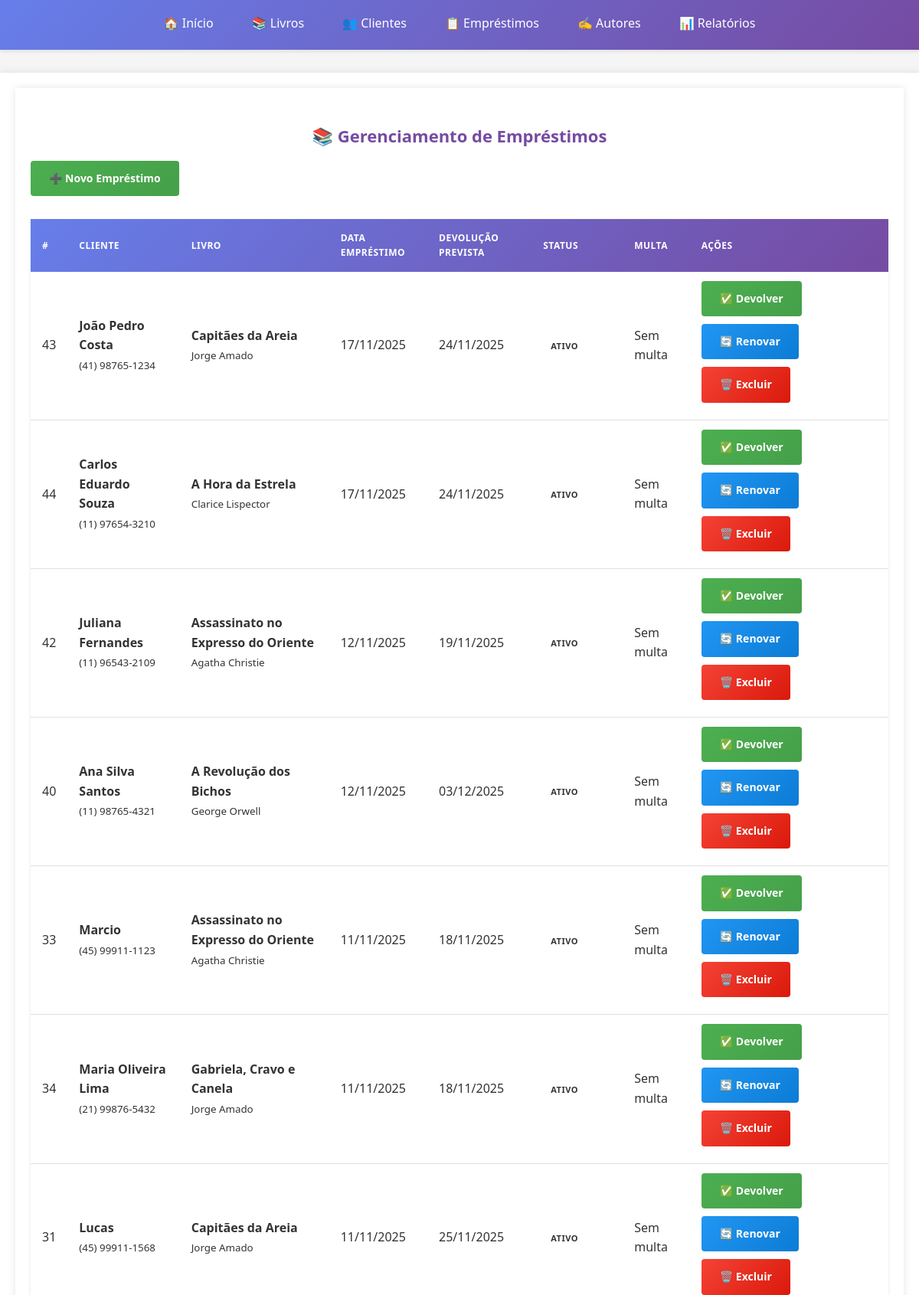
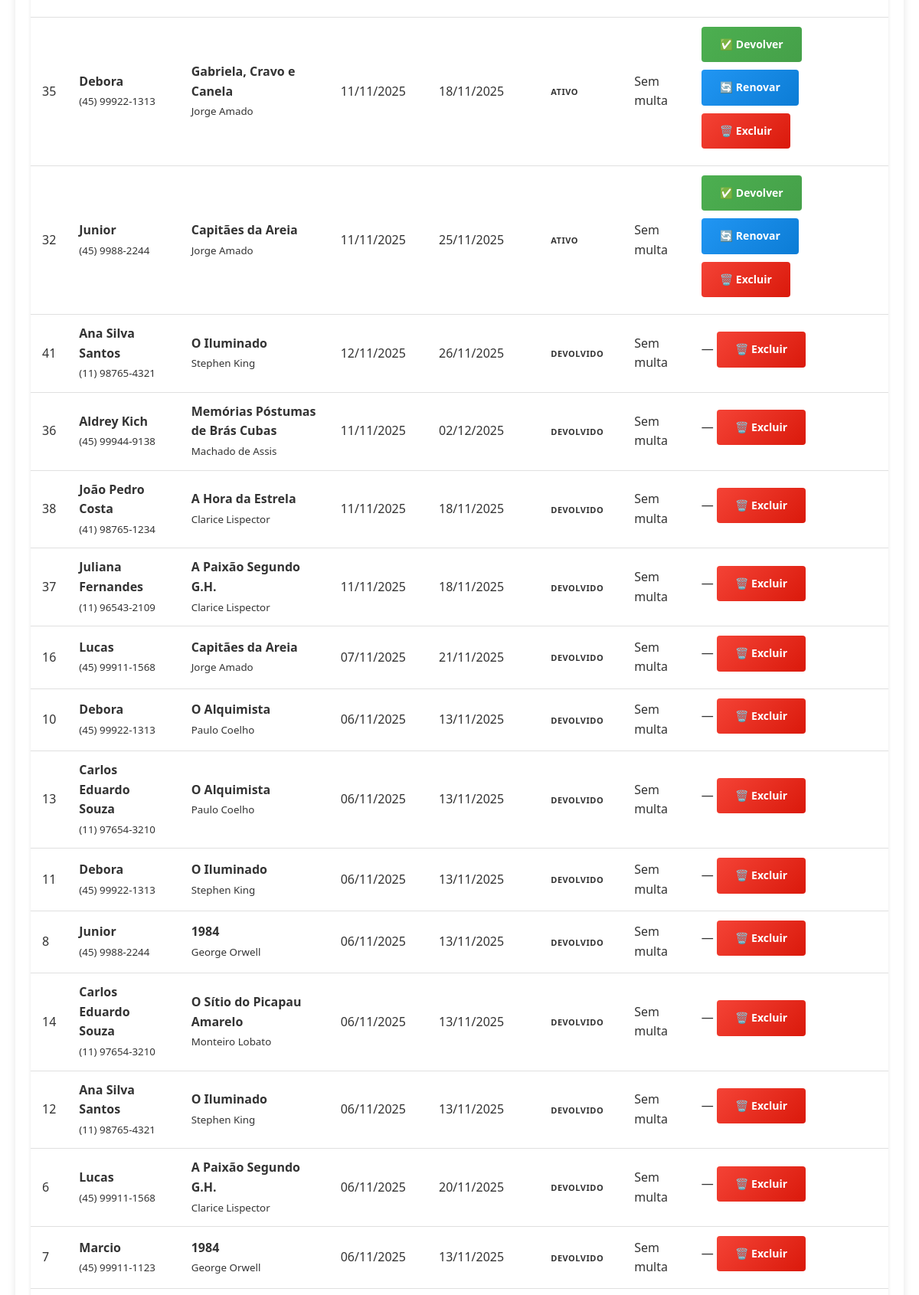
/biblioteca/emprestimos.php (signed in, upper part), run on the app's committed database (2 pictures, top to bottom).
### tables this page shows
CREATE TABLE `emprestimos` (
  `id` int(11) NOT NULL,
  `cliente_id` int(11) NOT NULL,
  `livro_id` int(11) NOT NULL,
  `data_emprestimo` date NOT NULL,
  `data_devolucao_prevista` date NOT NULL,
  `data_devolucao_real` date DEFAULT NULL,
  `status` enum('Ativo','Devolvido','Atrasado','Cancelado') DEFAULT 'Ativo',
  `multa` decimal(10,2) DEFAULT 0.00,
  `observacoes` text DEFAULT NULL,
  `created_at` timestamp NOT NULL DEFAULT current_timestamp(),
  `updated_at` timestamp NOT NULL DEFAULT current_timestamp() ON UPDATE current_timestamp()
);

CREATE TABLE `clientes` (
  `id` int(11) NOT NULL,
  `nome` varchar(150) NOT NULL,
  `email` varchar(150) NOT NULL,
  `telefone` varchar(20) NOT NULL,
  `cpf` varchar(14) DEFAULT NULL,
  `data_nascimento` date DEFAULT NULL,
  `endereco` varchar(255) DEFAULT NULL,
  `cidade` varchar(100) DEFAULT NULL,
  `estado` char(2) DEFAULT NULL,
  `cep` varchar(10) DEFAULT NULL,
  `status` enum('Ativo','Inativo','Bloqueado') DEFAULT 'Ativo',
  `observacoes` text DEFAULT NULL,
  `created_at` timestamp NOT NULL DEFAULT current_timestamp(),
  `updated_at` timestamp NOT NULL DEFAULT current_timestamp() ON UPDATE current_timestamp()
);

CREATE TABLE `livros` (
  `id` int(11) NOT NULL,
  `titulo` varchar(200) NOT NULL,
  `autor_id` int(11) NOT NULL,
  `isbn` varchar(20) DEFAULT NULL,
  `ano_publicacao` year(4) DEFAULT NULL,
  `editora` varchar(100) DEFAULT NULL,
  `numero_paginas` int(11) DEFAULT NULL,
  `quantidade_total` int(11) DEFAULT 1,
  `quantidade_disponivel` int(11) DEFAULT 1,
  `categoria` varchar(50) DEFAULT NULL,
  `capa_imagem` varchar(255) DEFAULT NULL,
  `localizacao` varchar(50) DEFAULT NULL,
  `created_at` timestamp NOT NULL DEFAULT current_timestamp(),
  `updated_at` timestamp NOT NULL DEFAULT current_timestamp() ON UPDATE current_timestamp()
);

CREATE TABLE `autores` (
  `id` int(11) NOT NULL,
  `nome` varchar(150) NOT NULL,
  `nacionalidade` varchar(50) DEFAULT NULL,
  `data_nascimento` date DEFAULT NULL,
  `biografia` text DEFAULT NULL,
  `created_at` timestamp NOT NULL DEFAULT current_timestamp(),
  `updated_at` timestamp NOT NULL DEFAULT current_timestamp() ON UPDATE current_timestamp()
);

### biblioteca/includes/funcoes.php (called while the page is built, shortened)
<?php
function formatarData($data) {
    return date('d/m/Y', strtotime($data));
}
function formatarTelefone($telefone) {
    $telefone = preg_replace('/[^0-9]/', '', $telefone);
    if (strlen($telefone) == 11) {
        return '(' . substr($telefone, 0, 2) . ') ' .
               substr($telefone, 2, 5) . '-' .
               substr($telefone, 7, 4);
    } elseif (strlen($telefone) == 10) {
        return '(' . substr($telefone, 0, 2) . ') ' .
               substr($telefone, 2, 4) . '-' .
               substr($telefone, 6, 4);
    }
    return $telefone;
}

### biblioteca/emprestimos.php (the view, shortened to what this page needs)
<?php
require_once 'includes/funcoes.php';
require_once 'includes/header.php';
$db = Database::getInstance();
$pdo = $db->getConnection();
try {
    $where_clauses = [];
    $where_sql = count($where_clauses) ? ' WHERE ' . implode(' AND ', $where_clauses) : '';
    $sql = "
        SELECT
            e.id,
            e.data_emprestimo,
            e.data_devolucao_prevista,
            e.data_devolucao_real,
            e.status,
            e.multa,
            c.nome AS cliente_nome,
            c.telefone AS cliente_telefone,
            l.titulo AS livro_titulo,
            a.nome AS autor_nome,
            DATEDIFF(CURDATE(), e.data_devolucao_prevista) AS dias_atraso,
            CASE
                WHEN e.status = 'Ativo' AND CURDATE() > e.data_devolucao_prevista
                THEN DATEDIFF(CURDATE(), e.data_devolucao_prevista) * :valor_multa
                ELSE e.multa
            END AS multa_calculada
        FROM emprestimos e
        INNER JOIN clientes c ON e.cliente_id = c.id
        INNER JOIN livros l ON e.livro_id = l.id
        INNER JOIN autores a ON l.autor_id = a.id
        $where_sql
        ORDER BY
            CASE
                WHEN e.status = 'Ativo' AND e.data_devolucao_prevista < CURDATE() THEN 1
                WHEN e.status = 'Ativo' THEN 2
                ELSE 3
            END,
            e.data_emprestimo DESC
    ";
    $stmt = $pdo->prepare($sql);
    $stmt->bindValue(':valor_multa', defined('VALOR_MULTA_DIA') ? VALOR_MULTA_DIA : 2, PDO::PARAM_INT);
    $stmt->execute();
    $emprestimos = $stmt->fetchAll(PDO::FETCH_ASSOC);
} catch (PDOException $e) {
    exibirMensagem('erro', 'Erro ao carregar empréstimos: ' . $e->getMessage());
    $emprestimos = [];
}
?>
<div class="container mt-4">
    <h2 class="mb-4 text-center">📚 Gerenciamento de Empréstimos</h2>
    <div class="mb-3 text-end">
        <a href="emprestimo_novo.php" class="btn btn-success">➕ Novo Empréstimo</a>
    </div>
    <table class="table table-striped table-hover align-middle">
        <thead class="table-dark">
            <tr>
                <th>#</th>
                <th>Cliente</th>
                <th>Livro</th>
                <th>Data Empréstimo</th>
                <th>Devolução Prevista</th>
                <th>Status</th>
                <th>Multa</th>
                <th>Ações</th>
            </tr>
        </thead>
        <tbody>
            <?php if (empty($emprestimos)): ?>
                <tr>
                    <td colspan="8" class="text-center text-muted">Nenhum empréstimo registrado.</td>
                </tr>
            <?php else: ?>
                <?php foreach ($emprestimos as $emp):
                    $dias_atraso = max(0, (int)$emp['dias_atraso']);
                    $esta_atrasado = $emp['status'] === 'Ativo' && $dias_atraso > 0;
                ?>
                    <tr <?= $esta_atrasado ? 'style="background:#fff7f7;"' : '' ?>>
                        <td><?= htmlspecialchars($emp['id']) ?></td>
                        <td>
                            <strong><?= htmlspecialchars($emp['cliente_nome']) ?></strong><br>
                            <small class="text-muted"><?= formatarTelefone($emp['cliente_telefone']) ?></small>
                        </td>
                        <td>
                            <strong><?= htmlspecialchars($emp['livro_titulo']) ?></strong><br>
                            <small class="text-muted"><?= htmlspecialchars($emp['autor_nome']) ?></small>
                        </td>
                        <td><?= formatarData($emp['data_emprestimo']) ?></td>
                        <td>
                            <?= formatarData($emp['data_devolucao_prevista']) ?>
                        </td>
                        <td>
                            <?php if ($emp['status'] === 'Devolvido'): ?>
                                <span class="badge bg-success">Devolvido</span>
                            <?php elseif ($esta_atrasado): ?>
                                <span class="badge bg-danger">Atrasado</span>
                            <?php else: ?>
                                <span class="badge bg-warning text-dark">Ativo</span>
                            <?php endif; ?>
                        </td>
                        <td>
                            <?= ($emp['multa_calculada'] > 0) ? formatarMoeda($emp['multa_calculada']) : '<span class="text-success">Sem multa</span>' ?>
                        </td>
                        <td>
                            <?php if ($emp['status'] === 'Ativo'): ?>
                                <a href="emprestimo_devolver.php?id=<?= $emp['id'] ?>" class="btn btn-success btn-sm"
                                   onclick="return confirm('Confirmar devolução do empréstimo #<?= $emp['id'] ?>?')">✅ Devolver</a>
                                <a href="emprestimo_renovar.php?id=<?= $emp['id'] ?>" class="btn btn-info btn-sm">🔄 Renovar</a>
                            <?php else: ?>
                                <span class="text-muted">—</span>
                            <?php endif; ?>
                            <a href="emprestimo_excluir.php?id=<?= $emp['id'] ?>" class="btn btn-danger btn-sm"
                               onclick="return confirm('Excluir empréstimo #<?= $emp['id'] ?>?')">🗑️ Excluir</a>
                        </td>
                    </tr>
                <?php endforeach; ?>
            <?php endif; ?>
        </tbody>
    </table>
</div>
<?php require_once 'includes/footer.php'; ?>

### biblioteca/includes/header.php (style rules this page uses)
* { margin: 0; padding: 0; box-sizing: border-box; }
body { font-family: 'Segoe UI', Tahoma, Geneva, Verdana, sans-serif; background-color: #f5f5f5; color: #333; line-height: 1.6; padding-bottom: 60px; }
.container { max-width: 1200px; margin: 0 auto; padding: 20px; background-color: white; min-height: calc(100vh - 140px); box-shadow: 0 0 10px rgba(0,0,0,0.1); }
h2 { color: #764ba2; margin: 25px 0 15px 0; font-size: 22px; }
table { width: 100%; border-collapse: collapse; margin: 20px 0; background-color: white; box-shadow: 0 2px 4px rgba(0,0,0,0.1); }
table thead { background: linear-gradient(135deg, #667eea 0%, #764ba2 100%); color: white; }
table th { padding: 15px; text-align: left; font-weight: 600; text-transform: uppercase; font-size: 12px; letter-spacing: 0.5px; }
table td { padding: 12px 15px; border-bottom: 1px solid #e0e0e0; }
.btn { display: inline-block; padding: 12px 24px; background: linear-gradient(135deg, #667eea 0%, #764ba2 100%); color: white; text-decoration: none; border: none; border-radius: 4px; cursor: pointer; font-size: 14px; font-weight: 600; transition: all 0.3s ease; margin-right: 10px; margin-bottom: 10px; }
.btn-success { background: linear-gradient(135deg, #4CAF50 0%, #45a049 100%); }
.btn-danger { background: linear-gradient(135deg, #f44336 0%, #da190b 100%); }
.btn-info { background: linear-gradient(135deg, #2196F3 0%, #0c7cd5 100%); }
.badge { display: inline-block; padding: 4px 10px; border-radius: 12px; font-size: 11px; font-weight: 600; text-transform: uppercase; letter-spacing: 0.5px; }
.text-center { text-align: center; }

### data on the page
emprestimos: id "43", cliente.nome "João Pedro Costa", cliente.telefone "(41) 98765-1234", livro.titulo "Capitães da Areia", autores.nome "Jorge Amado", data_emprestimo "17/11/2025", data_devolucao_prevista "24/11/2025", status "ATIVO", shows "Sem multa"
emprestimos: id "44", cliente.nome "Carlos Eduardo Souza", cliente.telefone "(11) 97654-3210", livro.titulo "A Hora da Estrela", autores.nome "Clarice Lispector", data_emprestimo "17/11/2025", data_devolucao_prevista "24/11/2025", status "ATIVO", shows "Sem multa"
emprestimos: id "42", cliente.nome "Juliana Fernandes", cliente.telefone "(11) 96543-2109", livro.titulo "Assassinato no Expresso do Oriente", autores.nome "Agatha Christie", data_emprestimo "12/11/2025", data_devolucao_prevista "19/11/2025", status "ATIVO", shows "Sem multa"
emprestimos: id "40", cliente.nome "Ana Silva Santos", cliente.telefone "(11) 98765-4321", livro.titulo "A Revolução dos Bichos", autores.nome "George Orwell", data_emprestimo "12/11/2025", data_devolucao_prevista "03/12/2025", status "ATIVO", shows "Sem multa"
emprestimos: id "33", cliente.nome "Marcio", cliente.telefone "(45) 99911-1123", livro.titulo "Assassinato no Expresso do Oriente", autores.nome "Agatha Christie", data_emprestimo "11/11/2025", data_devolucao_prevista "18/11/2025", status "ATIVO", shows "Sem multa"
emprestimos: id "34", cliente.nome "Maria Oliveira Lima", cliente.telefone "(21) 99876-5432", livro.titulo "Gabriela, Cravo e Canela", autores.nome "Jorge Amado", data_emprestimo "11/11/2025", data_devolucao_prevista "18/11/2025", status "ATIVO", shows "Sem multa"
emprestimos: id "31", cliente.nome "Lucas", cliente.telefone "(45) 99911-1568", livro.titulo "Capitães da Areia", autores.nome "Jorge Amado", data_emprestimo "11/11/2025", data_devolucao_prevista "25/11/2025", status "ATIVO", shows "Sem multa"
emprestimos: id "35", cliente.nome "Debora", cliente.telefone "(45) 99922-1313", livro.titulo "Gabriela, Cravo e Canela", autores.nome "Jorge Amado", data_emprestimo "11/11/2025", data_devolucao_prevista "18/11/2025", status "ATIVO", shows "Sem multa"
emprestimos: id "32", cliente.nome "Junior", cliente.telefone "(45) 9988-2244", livro.titulo "Capitães da Areia", autores.nome "Jorge Amado", data_emprestimo "11/11/2025", data_devolucao_prevista "25/11/2025", status "ATIVO", shows "Sem multa"
emprestimos: id "41", cliente.nome "Ana Silva Santos", cliente.telefone "(11) 98765-4321", livro.titulo "O Iluminado", autores.nome "Stephen King", data_emprestimo "12/11/2025", data_devolucao_prevista "26/11/2025", status "DEVOLVIDO", shows "Sem multa"
emprestimos: id "36", cliente.nome "Aldrey Kich", cliente.telefone "(45) 99944-9138", livro.titulo "Memórias Póstumas de Brás Cubas", autores.nome "Machado de Assis", data_emprestimo "11/11/2025", data_devolucao_prevista "02/12/2025", status "DEVOLVIDO", shows "Sem multa"
emprestimos: id "38", cliente.nome "João Pedro Costa", cliente.telefone "(41) 98765-1234", livro.titulo "A Hora da Estrela", autores.nome "Clarice Lispector", data_emprestimo "11/11/2025", data_devolucao_prevista "18/11/2025", status "DEVOLVIDO", shows "Sem multa"
emprestimos: id "37", cliente.nome "Juliana Fernandes", cliente.telefone "(11) 96543-2109", livro.titulo "A Paixão Segundo G.H.", autores.nome "Clarice Lispector", data_emprestimo "11/11/2025", data_devolucao_prevista "18/11/2025", status "DEVOLVIDO", shows "Sem multa"
emprestimos: id "16", cliente.nome "Lucas", cliente.telefone "(45) 99911-1568", livro.titulo "Capitães da Areia", autores.nome "Jorge Amado", data_emprestimo "07/11/2025", data_devolucao_prevista "21/11/2025", status "DEVOLVIDO", shows "Sem multa"
emprestimos: id "10", cliente.nome "Debora", cliente.telefone "(45) 99922-1313", livro.titulo "O Alquimista", autores.nome "Paulo Coelho", data_emprestimo "06/11/2025", data_devolucao_prevista "13/11/2025", status "DEVOLVIDO", shows "Sem multa"
emprestimos: id "13", cliente.nome "Carlos Eduardo Souza", cliente.telefone "(11) 97654-3210", livro.titulo "O Alquimista", autores.nome "Paulo Coelho", data_emprestimo "06/11/2025", data_devolucao_prevista "13/11/2025", status "DEVOLVIDO", shows "Sem multa"
emprestimos: id "11", cliente.nome "Debora", cliente.telefone "(45) 99922-1313", livro.titulo "O Iluminado", autores.nome "Stephen King", data_emprestimo "06/11/2025", data_devolucao_prevista "13/11/2025", status "DEVOLVIDO", shows "Sem multa"
emprestimos: id "8", cliente.nome "Junior", cliente.telefone "(45) 9988-2244", livro.titulo "1984", autores.nome "George Orwell", data_emprestimo "06/11/2025", data_devolucao_prevista "13/11/2025", status "DEVOLVIDO", shows "Sem multa"
emprestimos: id "14", cliente.nome "Carlos Eduardo Souza", cliente.telefone "(11) 97654-3210", livro.titulo "O Sítio do Picapau Amarelo", autores.nome "Monteiro Lobato", data_emprestimo "06/11/2025", data_devolucao_prevista "13/11/2025", status "DEVOLVIDO", shows "Sem multa"
emprestimos: id "12", cliente.nome "Ana Silva Santos", cliente.telefone "(11) 98765-4321", livro.titulo "O Iluminado", autores.nome "Stephen King", data_emprestimo "06/11/2025", data_devolucao_prevista "13/11/2025", status "DEVOLVIDO", shows "Sem multa"
emprestimos: id "6", cliente.nome "Lucas", cliente.telefone "(45) 99911-1568", livro.titulo "A Paixão Segundo G.H.", autores.nome "Clarice Lispector", data_emprestimo "06/11/2025", data_devolucao_prevista "20/11/2025", status "DEVOLVIDO", shows "Sem multa"
emprestimos: id "7", cliente.nome "Marcio", cliente.telefone "(45) 99911-1123", livro.titulo "1984", autores.nome "George Orwell", data_emprestimo "06/11/2025", data_devolucao_prevista "13/11/2025", status "DEVOLVIDO", shows "Sem multa"
